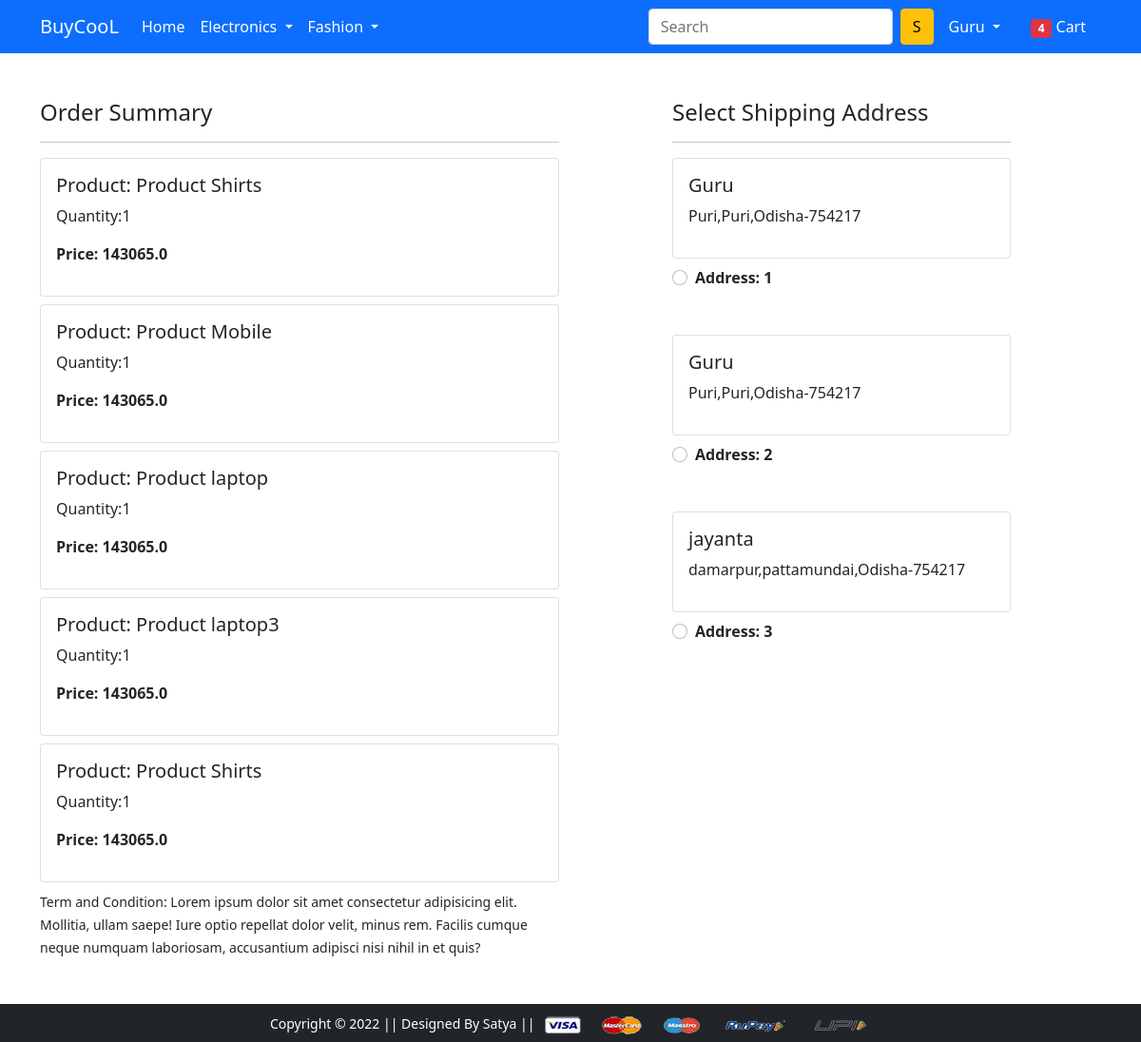
/checkout/ (signed in), run on the app's committed database.
### app/models.py (models this page shows, shortened)
class  Cart(models.Model):
    user = models.ForeignKey(User, on_delete=models.CASCADE)
    product = models.ForeignKey(Product, on_delete=models.CASCADE)
    quantity = models.PositiveIntegerField(default=1)
    def __str__(self):
        return str(self.id)

class Product(models.Model):
    title = models.CharField(max_length=100)
    selling_price = models.FloatField()
    discounted_price = models.FloatField()
    description = models.TextField()
    brand = models.CharField(max_length=100)
    catagory = models.CharField(choices=CATAGORY_CHOICES,max_length=2)
    product_image = models.ImageField(upload_to='productimg')

class Customer(models.Model):
    user = models.ForeignKey(User, on_delete = models.CASCADE)
    name = models.CharField(max_length=200)
    locality = models.CharField(max_length=200)
    city = models.CharField(max_length=50)
    zipcode = models.IntegerField()
    state = models.CharField(choices=STATE_CHOICES,max_length=50)

### app/views.py (the view)
# urls.py: path('checkout/', views.checkout, name='checkout'),
def checkout(request):
 user = request.user
 add = Customer.objects.filter(user=user)
 cart_items = Cart.objects.filter(user=user)
 amount = 0.0
 shiping_amount = 70
 total_amount = 0.0
 cart_product = [i for i in Cart.objects.all() if i.user==request.user]
 print(cart_product)
 if cart_product:
    for i in cart_product:
        tempamount = (i.quantity*(i.product.discounted_price))
        amount = amount+tempamount
        total_amount = amount+70
        print(total_amount)
 return render(request, 'app/checkout.html',{'add':add,'totalamount':total_amount,'cart_items':cart_items})

### app/templates/app/checkout.html (shortened to what this page needs)
{% extends 'app/base.html' %}
{% load static %}
{% block main-content %}
<div class="container">
 <div class="row mt-5">
  <div class="col-sm-6">
    <h4>Order Summary</h4>
    <hr>
    {% for item in cart_items %}
      <div class="card mb-2">
        <div class="card-body">
          <h5>Product: Product {{item.product.title}}</h5>
          <p>Quantity:{{item.quantity}} </p>
          <p class="fw-bold">Price: {{totalamount}}</p>
        </div>
      </div>
     {% endfor %}
    <small>Term and Condition: Lorem ipsum dolor sit amet consectetur adipisicing elit. Mollitia, ullam saepe! Iure optio repellat dolor velit, minus rem. Facilis cumque neque numquam laboriosam, accusantium adipisci nisi nihil in et quis?</small>
  </div>
  <div class="col-sm-4 offset-sm-1">
    <h4>Select Shipping Address</h4>
    <hr>
    <form action="/paymentdone" id="myform">
    {% for ad in add %}
      <div class="card">
        <div class="card-body">
        <h5>{{ad.name}}</h5>
        <p>{{ad.locality}},{{ad.city}},{{ad.state}}-{{ad.zipcode}} </p>
        </div>
      </div>
        <div class="form-check mt-2 mb-5">
          <input class="form-check-input" type="radio" value="{{ad.id}}" name="cust_id" id="cust_ad{{forloop.counter}}">
          <label class="form-check-label fw-bold" for="cust_ad{{forloop.counter}}">
            Address: {{forloop.counter}} </label>
        </div>
    {% endfor %}
      </form>
    </div>
  </div>
</div>
{% endblock main-content %}

### app/templates/app/base.html (shortened to what this page needs)
<!doctype html>
{% load static %}
<html lang="en">
  <head>
    <link href="https://cdn.jsdelivr.net/npm/bootstrap@5.0.0-beta1/dist/css/bootstrap.min.css" rel="stylesheet">
    <link rel="stylesheet" href="{% static 'app/css/owl.carousel.min.css' %}">
    <link rel="stylesheet" href="{% static 'app/css/all.min.css' %}">
    <link rel="stylesheet" href="{% static 'app/css/style.css' %}">
  </head>
  <body>
    <nav class="navbar navbar-expand-lg navbar-dark bg-primary">
     <div class="container">
       <a class="navbar-brand" href="/">BuyCooL</a>
       <div class="collapse navbar-collapse" id="navbarSupportedContent">
         <ul class="navbar-nav me-auto mb-2 mb-lg-0">
           <li class="nav-item">
             <a class="nav-link active" aria-current="page" href="/">Home</a>
           </li>
           <li class="nav-item dropdown">
             <a class="nav-link dropdown-toggle text-white" href="#" id="electronicsDropdown" role="button" data-bs-toggle="dropdown" aria-expanded="false">
               Electronics
             </a>
           </li>
           <li class="nav-item dropdown">
             <a class="nav-link dropdown-toggle text-white" href="#" id="fashionDropdown" role="button" data-bs-toggle="dropdown" aria-expanded="false">
               Fashion
             </a>
           </li>
         </ul>
         <form class="d-flex">
           <input class="form-control me-2" type="search" placeholder="Search" aria-label="Search">
           <button class="btn btn-warning" type="submit">S</button>
         </form>
         <div>
          <ul class="navbar-nav me-auto mb-2 mb-lg-0">
            <li class="nav-item dropdown mx-2">
              {% if request.user.is_authenticated %}
                <a class="nav-link dropdown-toggle text-white" href="#" id="profileDropdown" role="button" data-bs-toggle="dropdown" aria-expanded="false">
                  {{user.username}}
                </a>
              </li>
              <li class="nav-item mx-2">
              <a href="{% url 'showcart' %}" class="nav-link text-white"><span class="badge bg-danger">4</span> Cart </a>
              </li>
            {% endif %}
          </ul>
         </div>
       </div>
     </div>
    </nav>
    {% block main-content %} {% endblock main-content %}
    <footer class="container-fluid bg-dark text-center p-2 mt-5">
        <small class="text-white">Copyright &copy; 2022 || Designed By Satya || </small>
        <img src="{% static 'app/images/payment.png' %}" alt="" srcset="" class="img-fluid" height="2px">
    </footer>
  </body>
</html>

### data on the page
Cart: product "Shirts", quantity "1", totalamount "143065.0"
Cart: product "Mobile", quantity "1", totalamount "143065.0"
Cart: product "laptop", quantity "1", totalamount "143065.0"
Cart: product "laptop3", quantity "1", totalamount "143065.0"
Cart: product "Shirts", quantity "1", totalamount "143065.0"
Customer: name "Guru", locality "Puri", city "Puri", state "Odisha", zipcode "754217"
Customer: name "Guru", locality "Puri", city "Puri", state "Odisha", zipcode "754217"
Customer: name "jayanta", locality "damarpur", city "pattamundai", state "Odisha", zipcode "754217"

### other printed values
{{ user.username }} "Guru"
